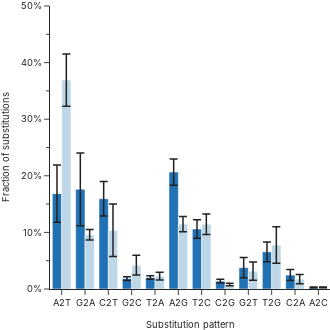

The cell this chart's notebook holds for it:
### Code cell
plot_data = data.data[f"substitutions_by_type"]

def wavg(group):
    d = {}
    d['mean'] = group.ratio.mean()
    d['std'] = group.ratio.std()
    return pd.Series(d, index=['mean', 'std'])

df_aggregate = plot_data.groupby(['type', 'read'], as_index=False).apply(wavg)

fig = px.bar(
    df_aggregate, 
    x="type", 
    y="mean", 
    color="read",
    error_y="std",
    barmode='group',
    color_discrete_sequence=['#2171b5', '#bdd7e7']
)
for d in fig.data:
    d.error_y.color = "#222222"
    d.error_y.thickness = 1.5
    
fig.update_layout(
    template="simple_white", 
    height=330, 
    width=330, 
    showlegend=False, 
    margin=dict(l=0, r=0, t=0, b=0),
    font_family="Inter",
    legend_font_size=28/3,
)
fig.update_xaxes(
    title_text='Substitution pattern',
    categoryorder='array', 
    categoryarray= ['A2T', 'G2A', 'C2T', 'G2C', 'T2A', 'A2G', 'T2C', 'C2G', 'G2T', 'T2G', 'C2A', 'A2C'],
    title_font_family="Inter", 
    title_font_size=28/3, 
    tickfont_size=28/3, 
)
fig.update_yaxes(
    title_text='Fraction of substitutions', 
    tickformat=",.0%", 
    range=[0, 0.5],
    dtick=0.1,
    title_font_family="Inter", 
    title_font_size=28/3, 
    tickfont_size=28/3, 
    minor_ticks="outside", 
    minor_dtick=0.05,
)
fig.show()
fig.write_image("bias.svg")

### Figure 1 — Plotly figure (JSON) as saved in the notebook; plotly's stock layout.template omitted (floating-point values rounded to 4 significant figures)
{"data": [{"alignmentgroup": "True", "error_y": {"array": [0.0008142, 0.0232, 0.05067, 0.009701, 0.003477, 0.03055, 0.06411, 0.003183, 0.01793, 0.00315, 0.01643, 0.01756], "color": "#222222", "thickness": 1.5}, "hovertemplate": "read=1<br>type=%{x}<br>mean=%{y}<extra></extra>", "legendgroup": "1", "marker": {"color": "#2171b5", "pattern": {"shape": ""}}, "name": "1", "offsetgroup": "1", "orientation": "v", "showlegend": true, "textposition": "auto", "type": "bar", "x": ["A2C", "A2G", "A2T", "C2A", "C2G", "C2T", "G2A", "G2C", "G2T", "T2A", "T2C", "T2G"], "xaxis": "x", "y": [0.002901, 0.2065, 0.1684, 0.0246, 0.0139, 0.1594, 0.1761, 0.01842, 0.03772, 0.02032, 0.106, 0.06566], "yaxis": "y"}, {"alignmentgroup": "True", "error_y": {"array": [0.0006158, 0.01357, 0.04615, 0.008242, 0.002156, 0.04624, 0.009186, 0.01756, 0.01623, 0.006915, 0.01816, 0.0322], "color": "#222222", "thickness": 1.5}, "hovertemplate": "read=2<br>type=%{x}<br>mean=%{y}<extra></extra>", "legendgroup": "2", "marker": {"color": "#bdd7e7", "pattern": {"shape": ""}}, "name": "2", "offsetgroup": "2", "orientation": "v", "showlegend": true, "textposition": "auto", "type": "bar", "x": ["A2C", "A2G", "A2T", "C2A", "C2G", "C2T", "G2A", "G2C", "G2T", "T2A", "T2C", "T2G"], "xaxis": "x", "y": [0.0027, 0.1147, 0.3691, 0.01744, 0.007984, 0.1038, 0.09573, 0.04211, 0.03154, 0.02266, 0.1144, 0.07773], "yaxis": "y"}], "layout": {"barmode": "group", "font": {"family": "Inter"}, "height": 330, "legend": {"font": {"size": 9.333}, "title": {"text": "read"}, "tracegroupgap": 0}, "margin": {"b": 0, "l": 0, "r": 0, "t": 0}, "showlegend": false, "width": 330, "xaxis": {"anchor": "y", "categoryarray": ["A2T", "G2A", "C2T", "G2C", "T2A", "A2G", "T2C", "C2G", "G2T", "T2G", "C2A", "A2C"], "categoryorder": "array", "domain": [0, 1], "tickfont": {"size": 9.333}, "title": {"font": {"family": "Inter", "size": 9.333}, "text": "Substitution pattern"}}, "yaxis": {"anchor": "x", "domain": [0, 1], "dtick": 0.1, "minor": {"dtick": 0.05, "ticks": "outside"}, "range": [0, 0.5], "tickfont": {"size": 9.333}, "tickformat": ",.0%", "title": {"font": {"family": "Inter", "size": 9.333}, "text": "Fraction of substitutions"}}}}
